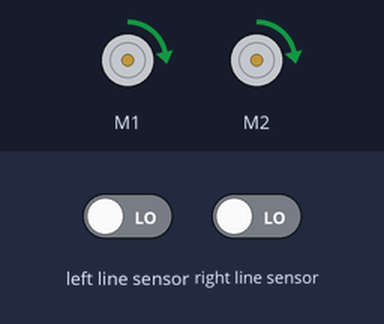
This program was run on a simulated BBC micro:bit (MakeCode). Shown: 2 × DC motor (green arrow = forward, orange = backward, longer = faster). The test bench sets the inputs (shaded band); at power-on: left line sensor LOW, right line sensor LOW.

Above: at 1.2 s.
1.3 s: left line sensor driven HIGH
At 2.4 s:
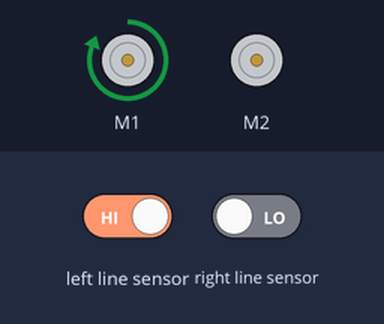
2.8 s: right line sensor driven HIGH
At 3.07 s:
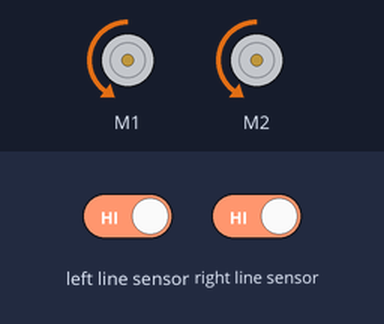
5.8 s: left line sensor driven LOW
At 7.3 s:
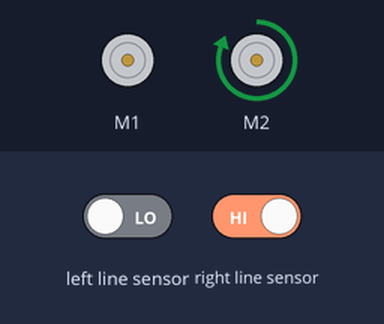
7.6 s: right line sensor driven LOW
At 8.5 s:
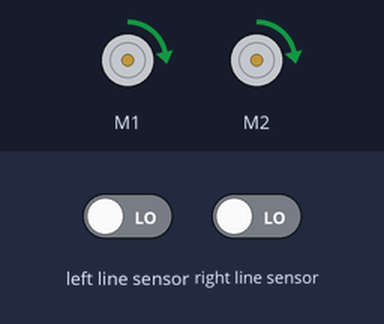
Timing chart, 0 to 10.1 s (numbered marks = the images above; inputs shaded):
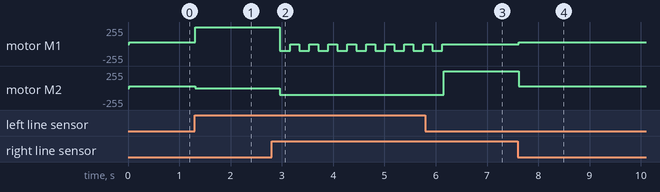

The program:

main.ts
```typescript
basic.forever(function () {
    if (maqueen.readPatrol(maqueen.Patrol.PatrolLeft) == 0 && maqueen.readPatrol(maqueen.Patrol.PatrolRight) == 0) {
        maqueen.motorRun(maqueen.Motors.All, maqueen.Dir.CW, 30)
    } else {
        if (maqueen.readPatrol(maqueen.Patrol.PatrolLeft) == 1 && maqueen.readPatrol(maqueen.Patrol.PatrolRight) == 0) {
            maqueen.motorRun(maqueen.Motors.M1, maqueen.Dir.CW, 255)
            maqueen.motorRun(maqueen.Motors.M2, maqueen.Dir.CW, 0)
        }
        if (maqueen.readPatrol(maqueen.Patrol.PatrolLeft) == 0 && maqueen.readPatrol(maqueen.Patrol.PatrolRight) == 1) {
            maqueen.motorRun(maqueen.Motors.M1, maqueen.Dir.CW, 0)
            maqueen.motorRun(maqueen.Motors.M2, maqueen.Dir.CW, 255)
        }
        if (maqueen.readPatrol(maqueen.Patrol.PatrolLeft) == 1 && maqueen.readPatrol(maqueen.Patrol.PatrolRight) == 1) {
            basic.pause(150)
            maqueen.motorRun(maqueen.Motors.M1, maqueen.Dir.CCW, 100)
            maqueen.motorRun(maqueen.Motors.M2, maqueen.Dir.CCW, 100)
            basic.pause(200)
            maqueen.motorStop(maqueen.Motors.M1)
            maqueen.motorRun(maqueen.Motors.M2, maqueen.Dir.CCW, 100)
        }
    }
})
```

test.ts
```typescript
// Tady jsou testy. Při použití tohoto balíčku jako rozšíření nebude zkompilováno.
```

Measured:
- after the input at 1.3 s, motor M1: forward 30/255 → forward 255/255 at once; motor M2: forward 30/255 → stopped at once
- after the input at 2.8 s, motor M1: alternates backward 100/255 for 0.20 s and stopped for 0.17 s, starting after 0.16 s; motor M2: stopped → backward 100/255 after 0.16 s
- after the input at 5.8 s, motor M1: goes on until 6.1 s, then stays stopped; motor M2: backward 100/255 → forward 255/255 after 0.35 s
- after the input at 7.6 s, motor M1: stopped → forward 30/255 at once; motor M2: forward 255/255 → forward 30/255 at once
